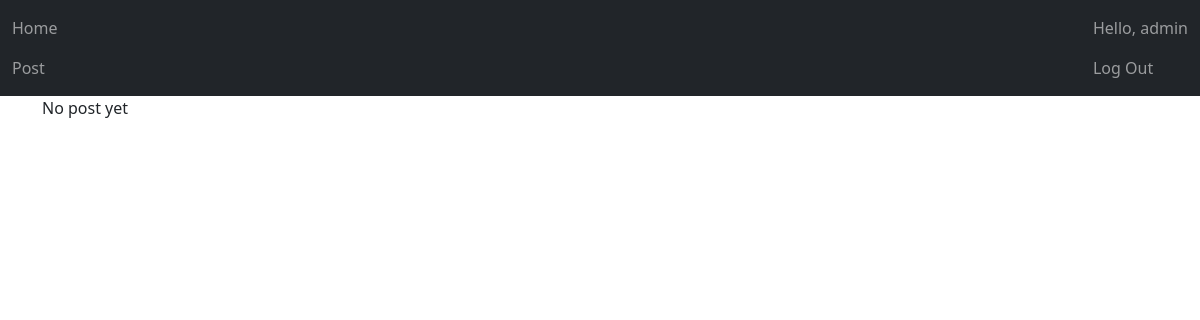
Before: / (signed in) with the older database file.
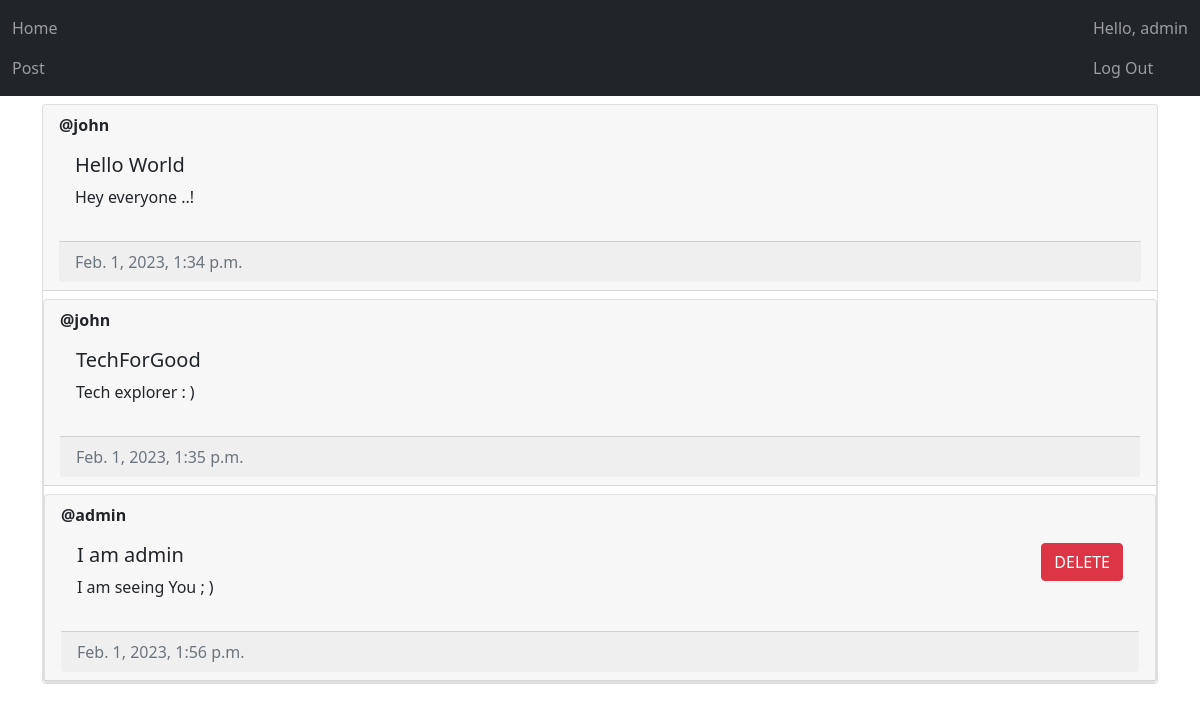
After: the same page with the newer database file.
### main/models.py (models this page shows, shortened)
class Post(models.Model):
	author = models.ForeignKey(User, on_delete=models.CASCADE)
	title = models.CharField(max_length=200)
	description = models.TextField()
	created_at = models.DateTimeField(auto_now_add = True)
	updated_at = models.DateTimeField(auto_now = True)

### main/views.py (the view)
# urls.py: path("", views.index, name='home'),
@login_required(login_url="/login")
def index(request):
	posts = Post.objects.all()
	context = {"posts": posts}
	if request.method == 'POST':
		post_id = request.POST.get('post-id')
		post = Post.objects.filter(id=post_id).first()
		if post and post.author == request.user:
			post.delete()
			return redirect('/')
	return render(request, 'main/home.html', context=context)

### main/templates/main/home.html (shortened to what this page needs)
{% extends 'main/base.html' %}
{% block content %}
{% for post in posts %}
    <div class="card mt-2">
        <div class="card-header"><strong>@{{ post.author.username }}</strong>
        <div class="card-body d-flex flex-row justify-content-between">
            <div>
                <h5 class="card-title">{{post.title}}</h5>
                <p>{{post.description}}</p>
            </div>
            <div>
                {% if user == post.author %}
                    <form method="post">
                        <button type="submit" class="btn btn-danger" value="{{post.id}}" name="post-id">
                            DELETE
                        </button>
                    </form>
                {% endif %}
            </div>
        </div>
        <div class="card-footer text-muted">
            {{post.created_at}}
        </div>
    </div>
    {% empty %}
    <p>No post yet</p>
{% endfor %}
{% endblock content %}

Changed rows visible on the page:
added Post: author.username "john", title "Hello World", description "Hey everyone ..!", created_at "Feb. 1, 2023, 1:34 p.m."
added Post: author.username "john", title "TechForGood", description "Tech explorer : )", created_at "Feb. 1, 2023, 1:35 p.m."
added Post: author.username "admin", title "I am admin", description "I am seeing You ; )", {{ post.id }} 3 (drawn), created_at "Feb. 1, 2023, 1:56 p.m."
Other visible differences:
text no longer shown: "No post yet"
